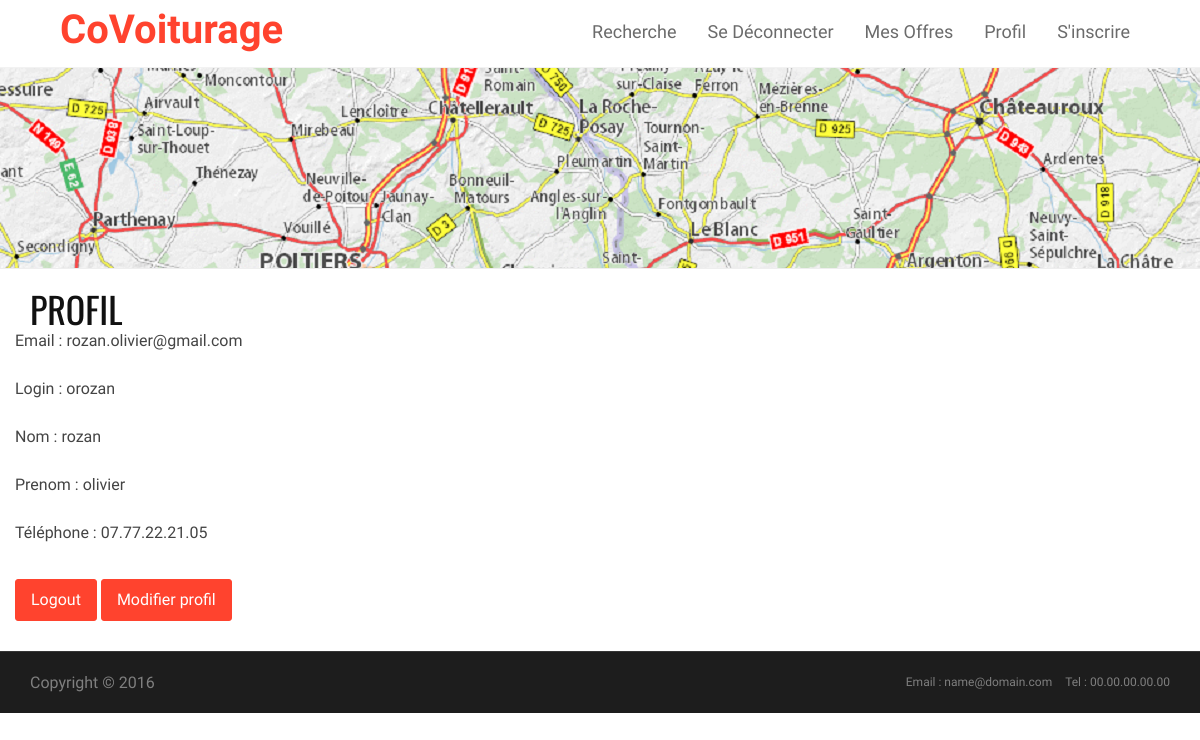
/index.php?controller=user&action=profil (signed in), run on the app's committed database.
### tables this page shows
CREATE TABLE `user` (
  `id` int(10) NOT NULL,
  `email` varchar(255) DEFAULT NULL,
  `login` varchar(255) DEFAULT NULL,
  `password` varchar(255) DEFAULT NULL,
  `nom` varchar(255) DEFAULT NULL,
  `prenom` char(255) DEFAULT NULL,
  `adresse` varchar(255) DEFAULT NULL,
  `codePostal` varchar(5) DEFAULT NULL,
  `ville` varchar(30) DEFAULT NULL,
  `tel` varchar(14) DEFAULT NULL,
  `voiture` varchar(50) DEFAULT NULL,
  `places` smallint(10) DEFAULT NULL
);

### src/controllers/User.php (called while the page is built, shortened)
<?php
require_once($rootPath . "models/User.php");
require_once($rootPath . "forms/User.php");
class UserController extends Controller {
    protected $template = "views/login.html.php";
    protected $title = "";
    protected $profil = array();
    public function profilAction()
    {
        $this->title = "PROFIL";
        $user = new UserModel();
        $this->profil = $user->listUser($_SESSION['login'], $_SESSION['password']);
        $this->template = "views/profil.html.php";
    }
    public function render()
    {
        $title = $this->title;
        $profil = $this->profil;
        include($this->rootPath . $this->template);
        return ob_get_clean();
    }
}

### app/router.php (called while the page is built, shortened)
<?php
require_once($rootPath . "controllers/Controller.php");
require_once($rootPath . "models/model.php");
$action = "indexAction";
if (isset($_REQUEST['action'])) {
    $action = strtolower($_REQUEST['action']) . "Action";
}
$controller = new $controllerName($rootPath);
$controller->$action();
$content = $controller->render();
include(__DIR__ . "/base.html.php");

### index.php (called while the page is built)
<?php
$rootPath = __DIR__ . "/src/";
$config = array();
$config['db_host'] = "localhost";
$config['db_login'] = "root";
$config['db_password'] = "";
$config['db_name'] = "covoiturage";
include($rootPath . "controllers/Controller.php");
include($rootPath . "models/model.php");
include("app/router.php");

### src/models/User.php (called while the page is built, shortened)
<?php
class UserModel extends Model {
    public function listUser($login)
    {
        $query = "SELECT * FROM user WHERE login = ? OR email = ?";
        $result = $this->dbQuery($query, array($login, $login))->fetch();
        return $result;
    }
}

### src/models/Model.php (called while the page is built, shortened)
<?php
class Model {
    protected function connect()
    {
        global $config;
        if (empty($this->db)) {
            $this->db = new PDO("mysql:host=" . $config["db_host"] . ";dbname=" . $config["db_name"], $config["db_login"], $config["db_password"]);
            $this->db->query("SET NAMES UTF8");
        }
    }
    protected function dbQuery($query, $data = array())
    {
        $this->connect();
        $q = $this->db->prepare($query);
        $this->lastResult = $q->execute($data);
        return $q;
    }
}

### src/views/profil.html.php (the view, shortened to what this page needs)
<section id="about-section" class="about-section">
    <div class="container">
        <div class="row">
            <div class="col-md-12">
                <h1>
                    <?php
                    echo $title;
                    ?>
                </h1>
            </div>
            <p>
                <?php
                echo "Email : " . $profil["email"] . "<br><br>";
                echo "Login : " . $profil["login"] . "<br><br>";
                echo "Nom : " . $profil["nom"] . "<br><br>";
                echo "Prenom : " . $profil["prenom"] . "<br><br>";
                echo "Téléphone : " . $profil["tel"] . "<br><br>";
                ?>
            </p>
            <p>
                <a href='index.php?controller=user&action=logout'><button class="btn btn-sm btn-primary">Logout</button></a>
                <a href='index.php?controller=user&action=modifierprofil'><button class="btn btn-sm btn-primary">Modifier profil</button></a>
            </p>
        </div>
    </div>
</section>

### include/css/lightbox.css (style rules this page uses)
body:after { content: url(../images/close.png) url(../images/loading.gif) url(../images/prev.png) url(../images/next.png); display: none; }

### include/css/style.css (style rules this page uses)
body { font-family: 'PT Sans Narrow', Arial, sans-serif; font-size: 16px; color: #111; line-height: 21px; -webkit-font-smoothing: antialiased !important; -moz-osx-font-smoothing: grayscale !important; text-rendering: optimizeLegibility !important; font-smoothing: antialiased !important; vertical-align: baseline; }
p { font-size: 16px; font-weight: 400; color: #444; line-height: 1.5em; }
a { font-size: 24px; font-weight: bold; color: black; transition: color 0.1s ease-in-out; -moz-transition: color 0.2s ease-in-out; -webkit-transition: color 0.2s ease-in-out; -o-transition: color 0.2s ease-in-out; }
a, a:hover, a:focus, a:active { outline: 0; text-decoration: none; }
h1, h2, h3, h4, h5, h6 { font-family: 'Oswald', Arial, sans-serif; font-weight: 400; text-transform: uppercase; margin-top: 0; margin-bottom: 0; }
.btn-primary { background: #ff432e; border-color: #ff432e; font-size: 16px; padding: 8px 15px; -webkit-transition: all 0.3s; -moz-transition: all 0.3s; -o-transition: all 0.3s; transition: all 0.3s; }
#about-section { padding-top: 20px; padding-bottom: 20px; //background: url(../images/parallax/bg-02.jpg) no-repeat; background-size: cover; background-position: center; }

### data on the page
user: email "rozan.olivier@gmail.com", login "orozan", nom "rozan", prenom "olivier", tel "07.77.22.21.05"

### other printed values
$title "PROFIL"
